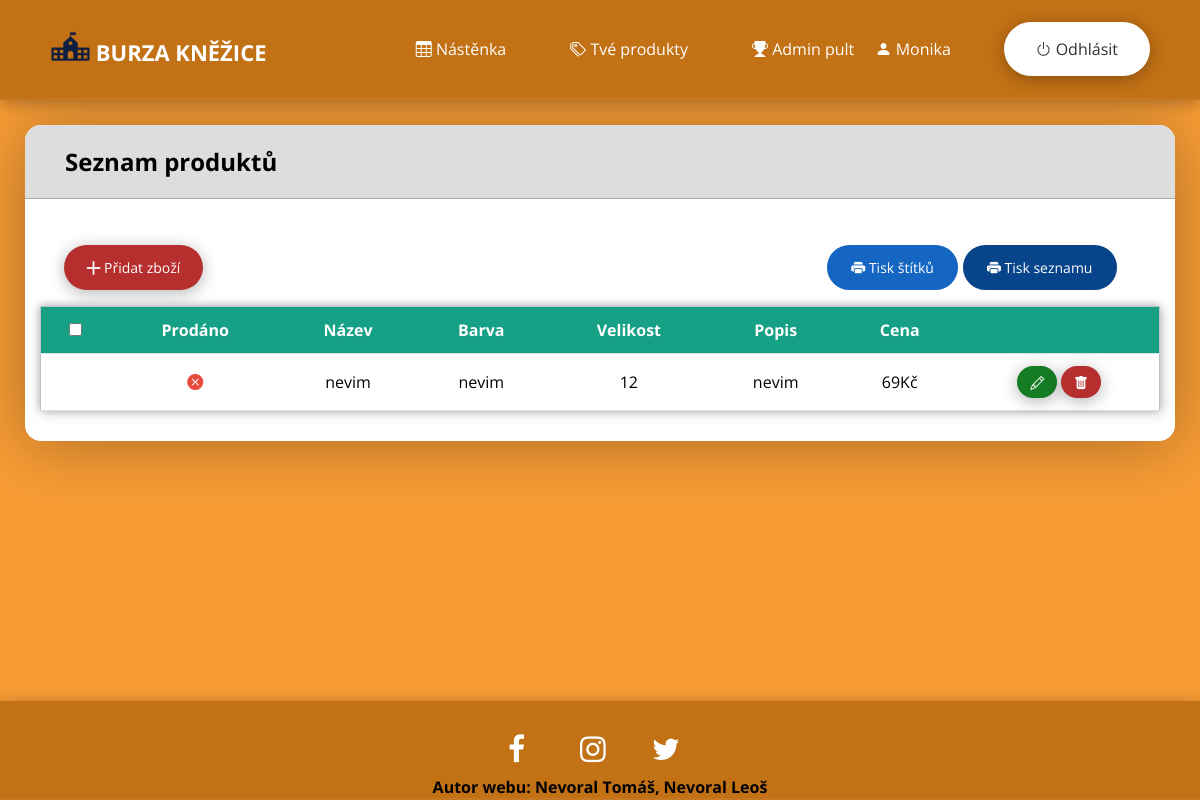
Page /product/Monika (signed in) on the earlier database version.
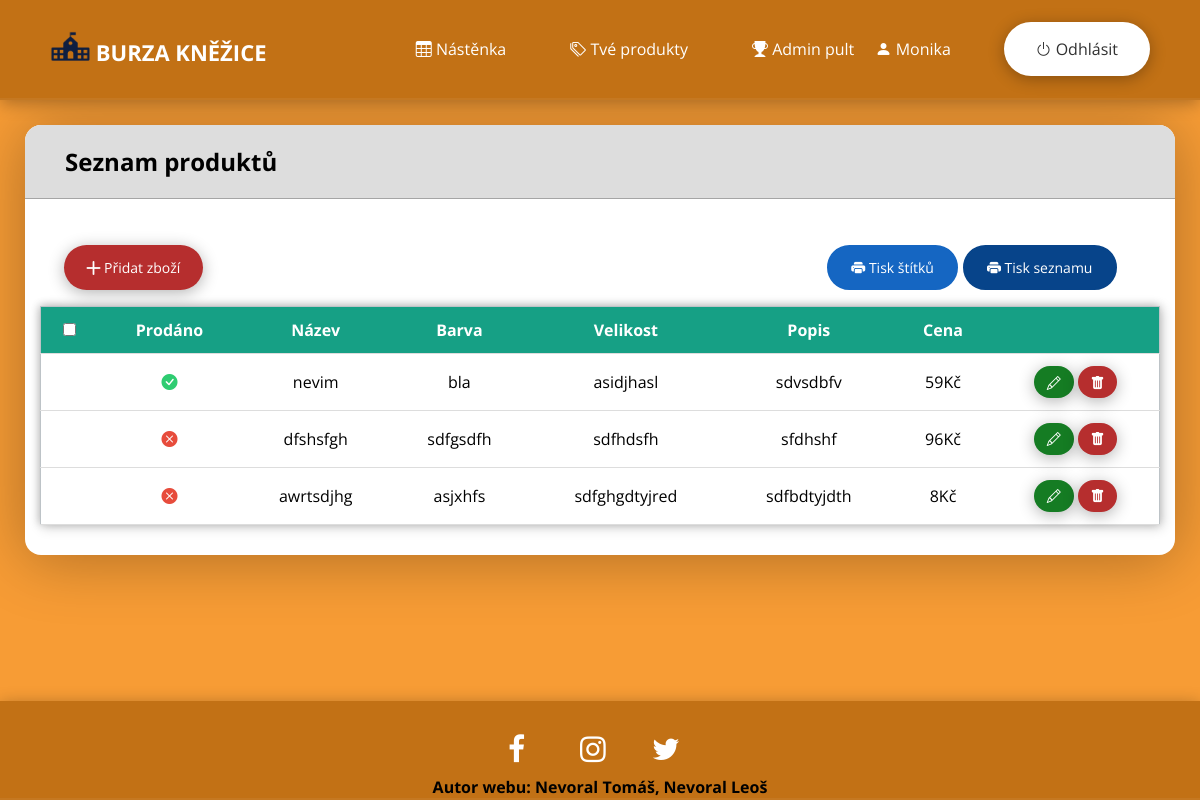
Same page on the later database version.
### web/models.py (models this page shows)
class Post(db.Model):
    id = db.Column(db.Integer, primary_key=True)
    bring = db.Column(db.Boolean, nullable=False)
    date_created = db.Column(db.DateTime(timezone=True), default=func.now())
    label = db.Column(db.Text, nullable=False)
    name = db.Column(db.String(150))
    color = db.Column(db.String(150))
    size = db.Column(db.String(150))
    price = db.Column(db.String(150))
    status = db.Column(db.Boolean, nullable=False)
    author = db.Column(db.Integer, db.ForeignKey(
        'user.id', ondelete="CASCADE"), nullable=False)

### web/views.py (the view)
@views.route("/product/<username>")
@login_required
def posts(username, posts = []):
    user = User.query.filter_by(username=username).first()
    if not user:
        flash('Nebyl nalezen uživatel pod tímto jménem.', category='error')
        return redirect(url_for('views.home'))
    if posts == []:
        posts = user.posts
    return render_template("product_page.html", user=current_user, posts=posts, username=username)

### web/__init__.py (called while the page is built)
def create_app():
    app =  Flask(__name__)
    toastr = Toastr(app)
    app.config['SECRET_KEY'] = 'idontcare'
    app.config['SQLALCHEMY_DATABASE_URI'] = f'sqlite:///{DB_NAME}'
    app.config['SQLALCHEMY_TRACK_MODIFICATIONS'] = True
    db.init_app(app)
    from .views import views
    app.register_blueprint(views, url_prefix="/")
    from .auth import auth
    app.register_blueprint(auth, url_prefix="/")
    from .models import User, Post
    create_database(app)
    login_manager = LoginManager()
    login_manager.login_view = "auth.login"
    login_manager.init_app(app)
    @login_manager.user_loader
    def load_user(id):
        return User.query.get(int(id))
    return app

### web/flash_toastr/__init__.py (called while the page is built)
    @staticmethod
    def include_toastr_js(version=None, js_filename=None):
        if version is None:
            version = current_app.config.get('TOASTR_VERSION')
        if js_filename is None:
            js_filename = current_app.config.get('TOASTR_JS_FILENAME')
        js = '<script src="//cdnjs.cloudflare.com/ajax/libs/' \
             'toastr.js/{0}/{1}"></script>\n'.format(version, js_filename)
        return Markup(js)

### web/templates/product_page.html (shortened to what this page needs)
{% extends "base.html" %}
{% block content %}
<div class="container-product">
	<div class="header-table">
		<h2>Seznam produktů</h2>
	</div>
    <form method="POST" class="form-table" action="{{ url_for('views.print_user_table', username=username) }}">
        <div class="pdf-button">
            <a href="{{ url_for('views.create_product', username=username) }}" id="add-prod">
                <i class="bi bi-plus-lg"></i> Přidat zboží
            </a>
            <button class="btn btn-default"
                value='stitek'
                name='action'
                type="submit"
                id = "Print_labels">
                <i class="bi bi-printer-fill"></i> Tisk štítků
            </button>
            <button class="btn btn-default"
                value='tabulka'
                name='action'
                type="submit"
                id = "Print_list">
                <i class="bi bi-printer-fill"></i> Tisk seznamu
            </button>
        </div>
        <div class="container-table">
            <table id='table'>
                <tr id="head">
                    <th>
                        <input name="select_all" type="checkbox" onchange="selectAll()">
                    </th>
                    <th>Prodáno</th>
                    <th>Název</th>
                    <th>Barva</th>
                    <th>Velikost</th>
                    <th>Popis</th>
                    <th>Cena</th>
                    <th></th>
                </tr>
                {% for post in posts %}
                    <tr onclick="markOnClick(this)" class="table-row" id="{{ post.id }}">
                        <td>
                        </td>
                        <td>
                            {% if post.status %}
                            <i class="bi bi-check-circle-fill"></i>
                            {% else %}
                            <i class="bi bi-x-circle-fill"></i>
                            {% endif %}
                        </td>
                        <td>{{ post.name }}</td>
                        <td>{{ post.color }}</td>
                        <td>{{ post.size }}</td>
                        <td>{{ post.label }}</td>
                        <td>{{ post.price }}Kč</td>
                        <td>
                            <a href="/create_product/{{post.id}}" id="table-button-update">
                                <i class="bi bi-pencil"></i>
                            </a>
                            <a href="/delete_product/{{post.id}}" id="table-button-del">
                                <i class="bi bi-trash-fill"></i>
                            </a>
                        </td>
                    </tr>
                {% endfor %}
            </table>
        </div>
    </form>
</div>
{% endblock %}

Differences in the rows shown:
changed Post "nevim": status False → True (drawn); color "nevim" → "bla"; size "12" → "asidjhasl"; label "nevim" → "sdvsdbfv"; price "69" → "59"
added Post: status False (drawn), name "dfshsfgh", color "sdfgsdfh", size "sdfhdsfh", label "sfdhshf", price "96"
added Post: status False (drawn), name "awrtsdjhg", color "asjxhfs", size "sdfghgdtyjred", label "sdfbdtyjdth", price "8"
